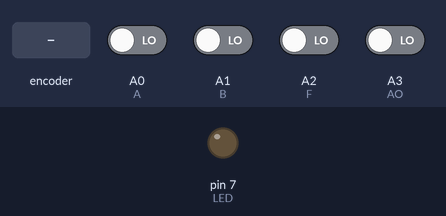
Simulated run of this sketch. Board: Arduino Uno, built with avr-gcc and run on an emulated ATmega328P. Parts: output pins drawn as LEDs (lit = HIGH). The inputs (shaded band) are chosen by the test bench; at power-on: A0 (A), A1 (B), A2 (F), A3 (AO) LOW. What the sketch prints to the serial monitor is not drawn.

Above: at 1.2 s.
1.3 s: rotary encoder on A0 (A) / A1 (B) turned 3 steps (first pin leading)
At 2.0 s:
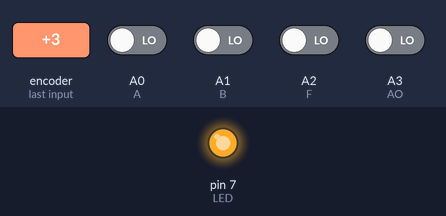
3.4 s: A2 (F) driven HIGH
At 3.9 s:
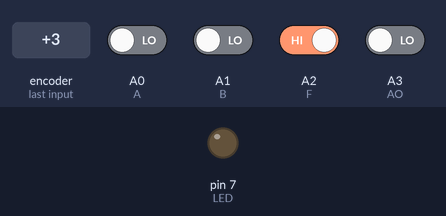
4.9 s: A2 (F) driven LOW
At 6.3 s:
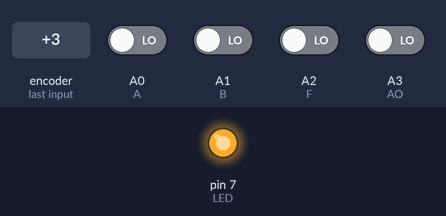
Timing chart, 0 to 7.9 s (numbered marks = the images above; inputs shaded):
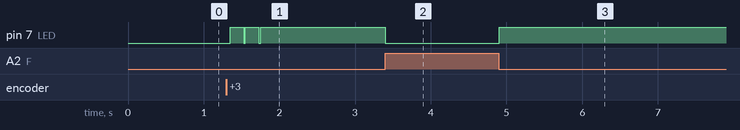

Measured:
- after the input at 1.3 s, pin 7 (LED): alternates HIGH for 0.17 s and LOW for 0.02 s, 5 changes in all, then stays HIGH, starting after 0.05 s
- after the input at 3.4 s, pin 7 (LED): HIGH → LOW at once
- after the input at 4.9 s, pin 7 (LED): LOW → HIGH at once

The sketch:

ex1.ino
```cpp
#define A A0
#define B A1
#define F A2
#define AO A3
#define LED 7
bool a,b,f,ao,avaria;

void setup()
{
  pinMode(A, INPUT);
  pinMode(B, INPUT);
  pinMode(F, INPUT);
  pinMode(AO, INPUT);
  pinMode(LED, OUTPUT);
  Serial.begin(9600);
}

void loop()
{
  lerEntradas();
  funcaoDependente();
  ativarSaidas();
  Serial.print(a);
}

void lerEntradas(){
  a=digitalRead(A);
  b=digitalRead(B);
  f=digitalRead(F);
  ao=digitalRead(AO);
  Serial.print(a);
}

void funcaoDependente(){
   avaria = (a && !f && !ao) || (a && b && !f) ||
        (b && !ao && !f) || (!a && ao && f)||
        (!a && f && !b)  || (f && ao && !b);
}

void ativarSaidas(){
  digitalWrite(LED,avaria);
}
```
